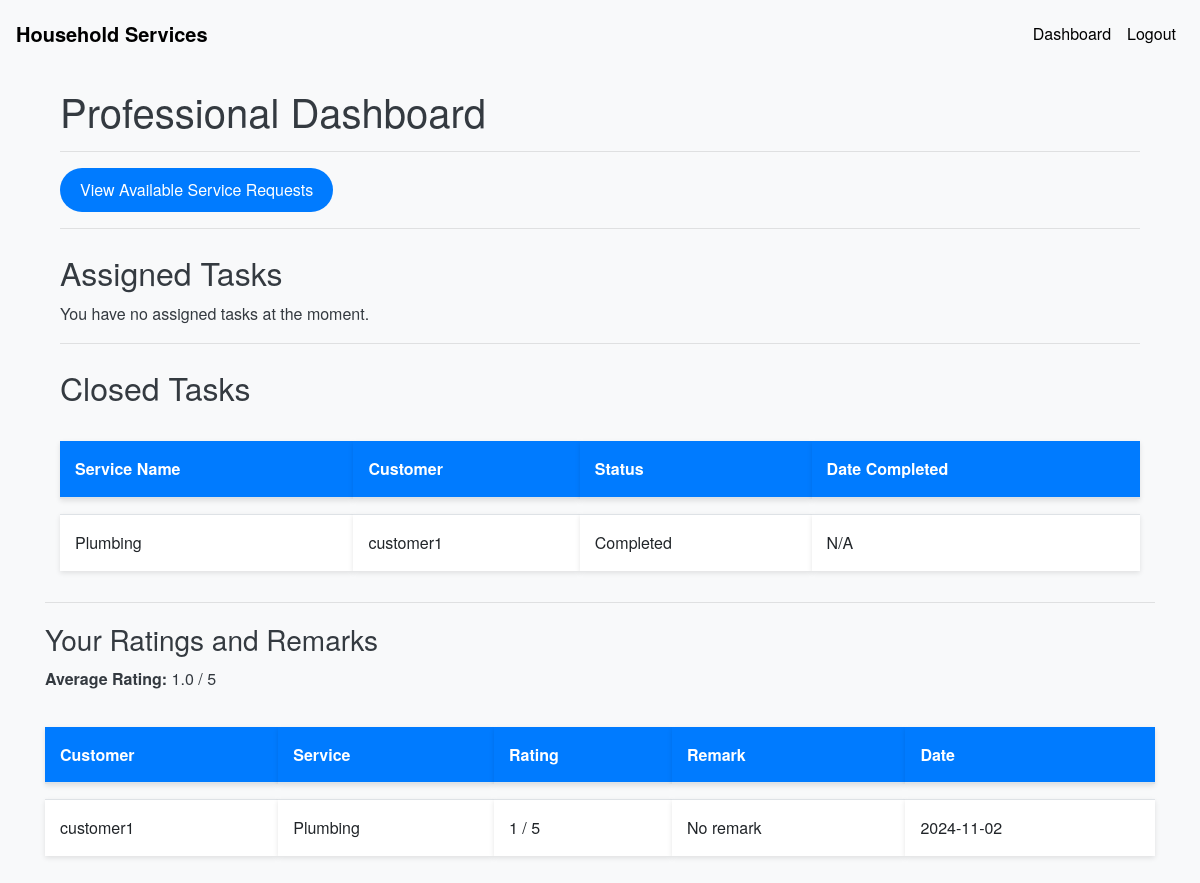
Page /professional_dashboard (signed in) on the earlier database version.
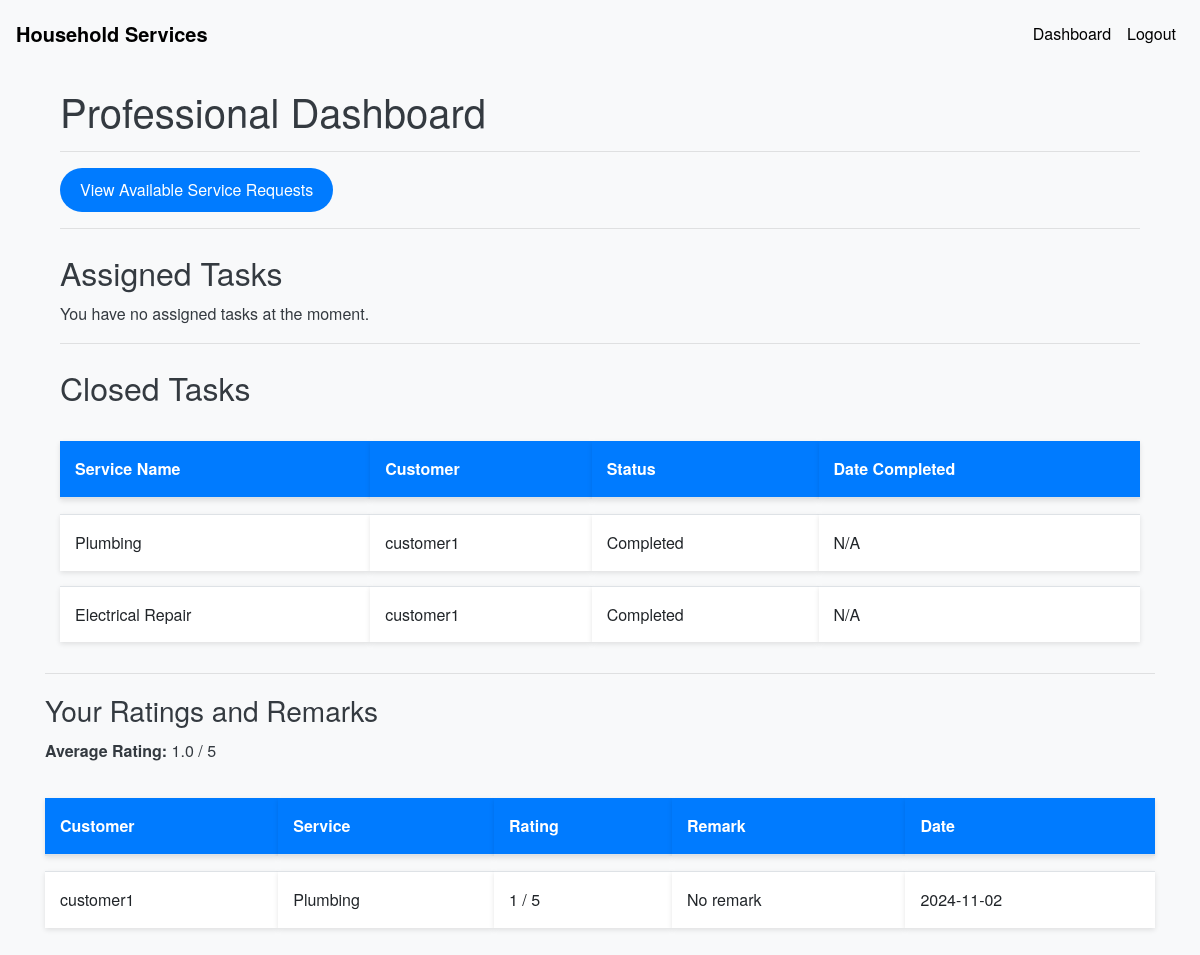
Same page on the later database version.
### models.py (models this page shows, shortened)
class ServiceRequest(db.Model):
    __tablename__ = 'service_requests'
    id = db.Column(db.Integer, primary_key=True)
    service_id = db.Column(db.Integer, db.ForeignKey('services.id'), nullable=False)
    customer_id = db.Column(db.Integer, db.ForeignKey('users.id'), nullable=False)
    professional_id = db.Column(db.Integer, db.ForeignKey('users.id'))
    service_status = db.Column(db.String(20), nullable=False, default='requested')
    service = db.relationship('Service', backref='service_requests')
    date_of_request = db.Column(db.DateTime, default=datetime.utcnow)
    date_of_completion = db.Column(db.DateTime)
    remarks = db.Column(db.Text)
    rating = db.Column(db.Integer)

class Service(db.Model):
    __tablename__ = 'services'
    id = db.Column(db.Integer, nullable =False, primary_key=True)
    name = db.Column(db.String(100), nullable=False)
    base_price = db.Column(db.Float, nullable=False)
    time_required = db.Column(db.Integer, nullable=False)  # in minutes
    description = db.Column(db.Text)

class User(UserMixin, db.Model):
    __tablename__ = 'users'
    id = db.Column(db.Integer, primary_key=True)
    username = db.Column(db.String(100), unique=True, nullable=False)
    password = db.Column(db.String(128), nullable=False)
    role = db.Column(db.String(20), nullable=False)
    is_active = db.Column(db.Boolean, default=True)
    date_created = db.Column(db.DateTime, default=datetime.utcnow)
    date_completed = db.Column(db.DateTime)
    is_approved = db.Column(db.Boolean, default=False)
    service_type = db.Column(db.String(100))
    experience = db.Column(db.Integer)
    resume_filename = db.Column(db.String(200))
    approval_status = db.Column(db.String(50), default='pending')
    customer_service_requests = db.relationship('ServiceRequest', backref='customer', foreign_keys='ServiceRequest.customer_id', lazy='dynamic')
    professional_service_requests = db.relationship('ServiceRequest', backref='professional', foreign_keys='ServiceRequest.professional_id', lazy='dynamic')

### routes.py (the view)
@app.route('/professional_dashboard')
@login_required
def professional_dashboard():
    if current_user.role != 'professional' or current_user.approval_status != 'approved':
        flash('Access denied or account not approved.')
        return redirect(url_for('index'))
    assigned_statuses = ['accepted', 'in_progress']
    assigned_requests = ServiceRequest.query.filter(
        ServiceRequest.professional_id == current_user.id,
        ServiceRequest.service_status.in_(assigned_statuses)
    ).all()
    closed_statuses = ['completed', 'cancelled']
    closed_requests = ServiceRequest.query.filter(
        ServiceRequest.professional_id == current_user.id,
        ServiceRequest.service_status.in_(closed_statuses)
    ).all()
    rated_requests = ServiceRequest.query.filter(
        ServiceRequest.professional_id == current_user.id,
        ServiceRequest.rating.isnot(None)
    ).all()
    average_rating = db.session.query(db.func.avg(ServiceRequest.rating)).filter(
        ServiceRequest.professional_id == current_user.id,
        ServiceRequest.rating.isnot(None)
    ).scalar()
    if average_rating:
        average_rating = round(average_rating, 2)
    print(f"Assigned Requests Count: {len(assigned_requests)}")
    for req in assigned_requests:
        print(f"Assigned - ID: {req.id}, Status: {req.service_status}")
    print(f"Closed Requests Count: {len(closed_requests)}")
    for req in closed_requests:
        print(f"Closed - ID: {req.id}, Status: {req.service_status}")
    return render_template(
        'professional_dashboard.html',
        assigned_requests=assigned_requests,
        closed_requests=closed_requests,
        rated_requests=rated_requests,
        average_rating=average_rating
    )

### app.py (called while the page is built)
@login_manager.user_loader
def load_user(user_id):
    return User.query.get(int(user_id))

### templates/professional_dashboard.html
{% extends 'base.html' %}
{% block content %}
<div class="container mt-4">
    <h1>Professional Dashboard</h1>
    <hr>
    <a href="{{ url_for('view_requests') }}" class="btn btn-primary">View Available Service Requests</a>
    <hr>
    <h2 class="mt-4">Assigned Tasks</h2>
    {% if assigned_requests %}
    <table class="table table-striped">
        <thead>
            <tr>
                <th>Service Name</th>
                <th>Customer</th>
                <th>Status</th>
                <th>Action</th>
            </tr>
        </thead>
        <tbody>
            {% for request in assigned_requests %}
            <tr>
                <td>{{ request.service.name }}</td>
                <td>{{ request.customer.username }}</td>
                <td>{{ request.service_status.capitalize() }}</td>
                <td>
                    <form action="{{ url_for('complete_request', request_id=request.id) }}" method="POST" style="display:inline;">
                        <button type="submit" class="btn btn-sm btn-success" onclick="return confirm('Are you sure you want to mark this task as completed?');">Mark as Completed</button>
                    </form>
                </td>
            </tr>
            {% endfor %}
        </tbody>
    </table>
    {% else %}
    <p>You have no assigned tasks at the moment.</p>
    {% endif %}
    <hr>
    <h2 class="mt-4">Closed Tasks</h2>
    {% if closed_requests %}
    <table class="table table-striped">
        <thead>
            <tr>
                <th>Service Name</th>
                <th>Customer</th>
                <th>Status</th>
                <th>Date Completed</th>
            </tr>
        </thead>
        <tbody>
            {% for request in closed_requests %}
            <tr>
                <td>{{ request.service.name }}</td>
                <td>{{ request.customer.username }}</td>
                <td>{{ request.service_status.capitalize() }}</td>
                <td>{{ request.date_completed.strftime('%Y-%m-%d %H:%M') if request.date_completed else 'N/A' }}</td>
            </tr>
            {% endfor %}
        </tbody>
    </table>
    {% else %}
    <p>You have no closed tasks at the moment.</p>
    {% endif %}
</div>
<hr>
<h3>Your Ratings and Remarks</h3>
{% if average_rating %}
<p><strong>Average Rating:</strong> {{ average_rating }} / 5</p>
{% endif %}
{% if rated_requests %}
<table class="table table-striped">
    <thead>
        <tr>
            <th>Customer</th>
            <th>Service</th>
            <th>Rating</th>
            <th>Remark</th>
            <th>Date</th>
        </tr>
    </thead>
    <tbody>
        {% for request in rated_requests %}
        <tr>
            <td>{{ request.customer.username }}</td>
            <td>{{ request.service.name }}</td>
            <td>{{ request.rating }} / 5</td>
            <td>{{ request.remarks or 'No remark' }}</td>
            <td>{{ request.date_of_completion.strftime('%Y-%m-%d') if request.date_of_completion else '' }}</td>
        </tr>
        {% endfor %}
    </tbody>
</table>
{% else %}
<p>You have not received any ratings yet.</p>
{% endif %}
{% endblock %}

Differences in the rows shown:
added ServiceRequest: service.name "Electrical Repair", customer.username "customer1", service_status "Completed", date_completed "N/A", shown under "Closed Tasks"
